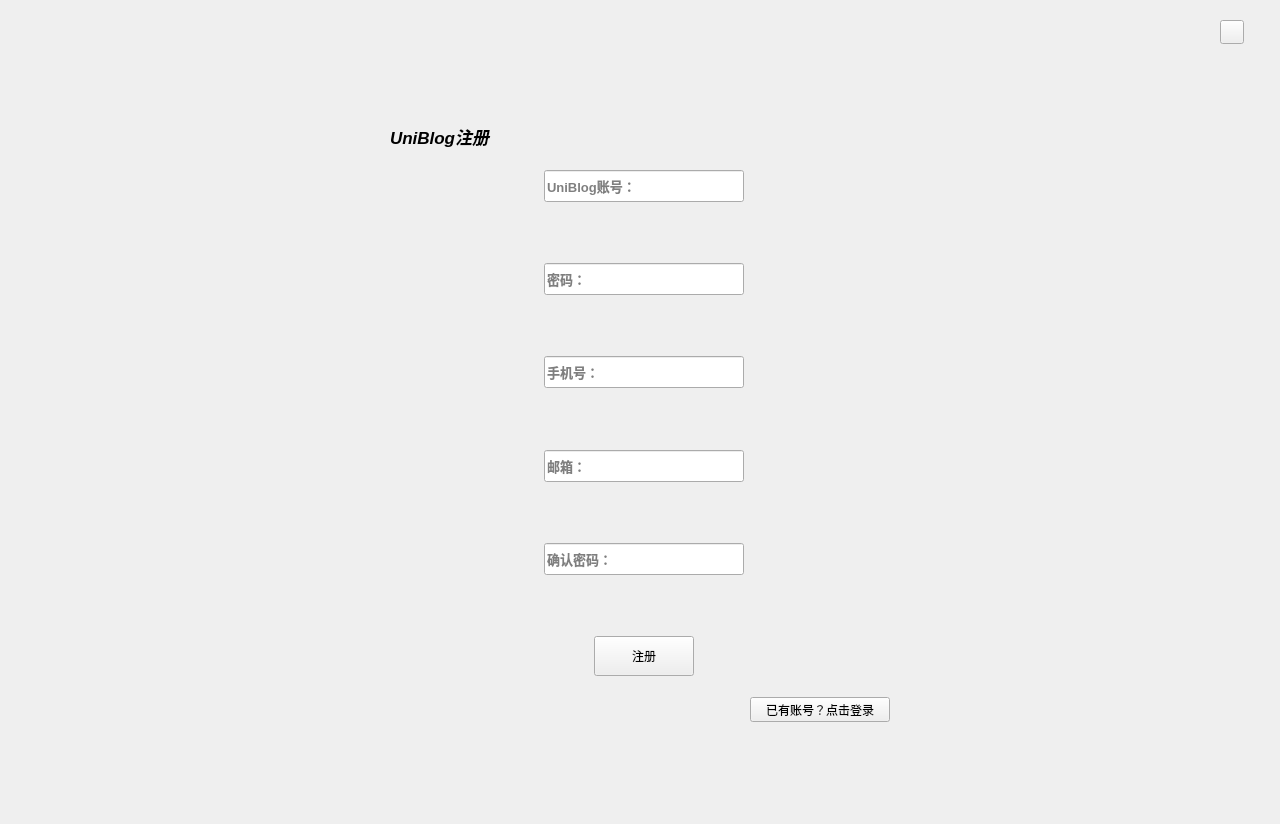
<?xml version="1.0" encoding="UTF-8"?>
<ui version="4.0">
 <class>BlogRegister</class>
 <widget class="QWidget" name="BlogRegister">
  <property name="geometry">
   <rect>
    <x>0</x>
    <y>0</y>
    <width>1280</width>
    <height>824</height>
   </rect>
  </property>
  <property name="windowTitle">
   <string>Form</string>
  </property>
  <property name="styleSheet">
   <string notr="true"/>
  </property>
  <widget class="QWidget" name="widget" native="true">
   <property name="geometry">
    <rect>
     <x>390</x>
     <y>109</y>
     <width>508</width>
     <height>628</height>
    </rect>
   </property>
   <property name="minimumSize">
    <size>
     <width>500</width>
     <height>600</height>
    </size>
   </property>
   <layout class="QGridLayout" name="gridLayout">
    <item row="0" column="0">
     <widget class="QLabel" name="label">
      <property name="font">
       <font>
        <pointsize>13</pointsize>
        <weight>75</weight>
        <italic>true</italic>
        <bold>true</bold>
       </font>
      </property>
      <property name="text">
       <string>UniBlog注册</string>
      </property>
     </widget>
    </item>
    <item row="0" column="1">
     <spacer name="verticalSpacer_3">
      <property name="orientation">
       <enum>Qt::Vertical</enum>
      </property>
      <property name="sizeHint" stdset="0">
       <size>
        <width>20</width>
        <height>40</height>
       </size>
      </property>
     </spacer>
    </item>
    <item row="1" column="0">
     <spacer name="horizontalSpacer_3">
      <property name="orientation">
       <enum>Qt::Horizontal</enum>
      </property>
      <property name="sizeHint" stdset="0">
       <size>
        <width>40</width>
        <height>20</height>
       </size>
      </property>
     </spacer>
    </item>
    <item row="1" column="1">
     <widget class="QLineEdit" name="UsernamelineEdit">
      <property name="minimumSize">
       <size>
        <width>200</width>
        <height>32</height>
       </size>
      </property>
      <property name="maximumSize">
       <size>
        <width>300</width>
        <height>32</height>
       </size>
      </property>
      <property name="font">
       <font>
        <pointsize>10</pointsize>
        <weight>75</weight>
        <bold>true</bold>
       </font>
      </property>
      <property name="placeholderText">
       <string>UniBlog账号：</string>
      </property>
     </widget>
    </item>
    <item row="1" column="2">
     <spacer name="horizontalSpacer_4">
      <property name="orientation">
       <enum>Qt::Horizontal</enum>
      </property>
      <property name="sizeHint" stdset="0">
       <size>
        <width>40</width>
        <height>20</height>
       </size>
      </property>
     </spacer>
    </item>
    <item row="2" column="1">
     <spacer name="verticalSpacer_4">
      <property name="orientation">
       <enum>Qt::Vertical</enum>
      </property>
      <property name="sizeHint" stdset="0">
       <size>
        <width>20</width>
        <height>40</height>
       </size>
      </property>
     </spacer>
    </item>
    <item row="3" column="1">
     <widget class="QLineEdit" name="PasswordlineEdit">
      <property name="minimumSize">
       <size>
        <width>200</width>
        <height>32</height>
       </size>
      </property>
      <property name="maximumSize">
       <size>
        <width>300</width>
        <height>32</height>
       </size>
      </property>
      <property name="font">
       <font>
        <pointsize>10</pointsize>
        <weight>75</weight>
        <bold>true</bold>
       </font>
      </property>
      <property name="placeholderText">
       <string>密码：</string>
      </property>
     </widget>
    </item>
    <item row="4" column="1">
     <spacer name="verticalSpacer_5">
      <property name="orientation">
       <enum>Qt::Vertical</enum>
      </property>
      <property name="sizeHint" stdset="0">
       <size>
        <width>20</width>
        <height>40</height>
       </size>
      </property>
     </spacer>
    </item>
    <item row="5" column="1">
     <widget class="QLineEdit" name="lineEdit_3">
      <property name="minimumSize">
       <size>
        <width>200</width>
        <height>32</height>
       </size>
      </property>
      <property name="maximumSize">
       <size>
        <width>300</width>
        <height>32</height>
       </size>
      </property>
      <property name="font">
       <font>
        <pointsize>10</pointsize>
        <weight>75</weight>
        <bold>true</bold>
       </font>
      </property>
      <property name="placeholderText">
       <string>手机号：</string>
      </property>
     </widget>
    </item>
    <item row="6" column="1">
     <spacer name="verticalSpacer_6">
      <property name="orientation">
       <enum>Qt::Vertical</enum>
      </property>
      <property name="sizeHint" stdset="0">
       <size>
        <width>20</width>
        <height>40</height>
       </size>
      </property>
     </spacer>
    </item>
    <item row="7" column="1">
     <widget class="QLineEdit" name="lineEdit_4">
      <property name="minimumSize">
       <size>
        <width>200</width>
        <height>32</height>
       </size>
      </property>
      <property name="maximumSize">
       <size>
        <width>300</width>
        <height>32</height>
       </size>
      </property>
      <property name="font">
       <font>
        <pointsize>10</pointsize>
        <weight>75</weight>
        <bold>true</bold>
       </font>
      </property>
      <property name="placeholderText">
       <string>邮箱：</string>
      </property>
     </widget>
    </item>
    <item row="8" column="1">
     <spacer name="verticalSpacer_7">
      <property name="orientation">
       <enum>Qt::Vertical</enum>
      </property>
      <property name="sizeHint" stdset="0">
       <size>
        <width>20</width>
        <height>40</height>
       </size>
      </property>
     </spacer>
    </item>
    <item row="9" column="1">
     <widget class="QLineEdit" name="CfPasswordlineEdit">
      <property name="minimumSize">
       <size>
        <width>200</width>
        <height>32</height>
       </size>
      </property>
      <property name="maximumSize">
       <size>
        <width>300</width>
        <height>32</height>
       </size>
      </property>
      <property name="font">
       <font>
        <pointsize>10</pointsize>
        <weight>75</weight>
        <bold>true</bold>
       </font>
      </property>
      <property name="placeholderText">
       <string>确认密码：</string>
      </property>
     </widget>
    </item>
    <item row="10" column="1">
     <spacer name="verticalSpacer_8">
      <property name="orientation">
       <enum>Qt::Vertical</enum>
      </property>
      <property name="sizeHint" stdset="0">
       <size>
        <width>20</width>
        <height>40</height>
       </size>
      </property>
     </spacer>
    </item>
    <item row="11" column="1">
     <layout class="QHBoxLayout" name="horizontalLayout">
      <item>
       <spacer name="horizontalSpacer">
        <property name="orientation">
         <enum>Qt::Horizontal</enum>
        </property>
        <property name="sizeHint" stdset="0">
         <size>
          <width>40</width>
          <height>20</height>
         </size>
        </property>
       </spacer>
      </item>
      <item>
       <widget class="QPushButton" name="registerBt">
        <property name="minimumSize">
         <size>
          <width>100</width>
          <height>40</height>
         </size>
        </property>
        <property name="maximumSize">
         <size>
          <width>100</width>
          <height>40</height>
         </size>
        </property>
        <property name="text">
         <string>注册</string>
        </property>
       </widget>
      </item>
      <item>
       <spacer name="horizontalSpacer_2">
        <property name="orientation">
         <enum>Qt::Horizontal</enum>
        </property>
        <property name="sizeHint" stdset="0">
         <size>
          <width>40</width>
          <height>20</height>
         </size>
        </property>
       </spacer>
      </item>
     </layout>
    </item>
    <item row="12" column="1">
     <spacer name="verticalSpacer_9">
      <property name="orientation">
       <enum>Qt::Vertical</enum>
      </property>
      <property name="sizeHint" stdset="0">
       <size>
        <width>20</width>
        <height>40</height>
       </size>
      </property>
     </spacer>
    </item>
    <item row="12" column="2">
     <widget class="QPushButton" name="loginBt">
      <property name="maximumSize">
       <size>
        <width>140</width>
        <height>25</height>
       </size>
      </property>
      <property name="text">
       <string>已有账号？点击登录</string>
      </property>
     </widget>
    </item>
   </layout>
  </widget>
  <widget class="QPushButton" name="closeBt">
   <property name="geometry">
    <rect>
     <x>1220</x>
     <y>20</y>
     <width>24</width>
     <height>24</height>
    </rect>
   </property>
   <property name="minimumSize">
    <size>
     <width>24</width>
     <height>24</height>
    </size>
   </property>
   <property name="maximumSize">
    <size>
     <width>24</width>
     <height>24</height>
    </size>
   </property>
   <property name="text">
    <string/>
   </property>
  </widget>
 </widget>
 <resources/>
 <connections/>
</ui>
